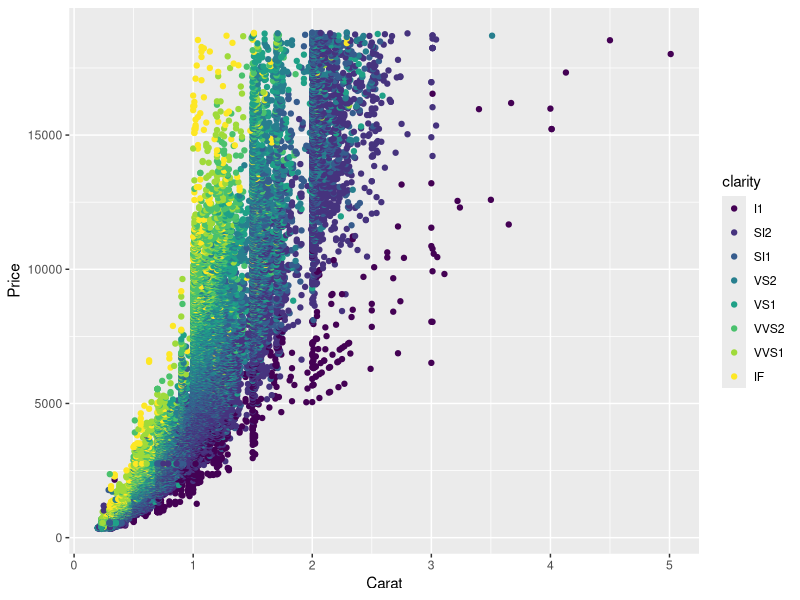
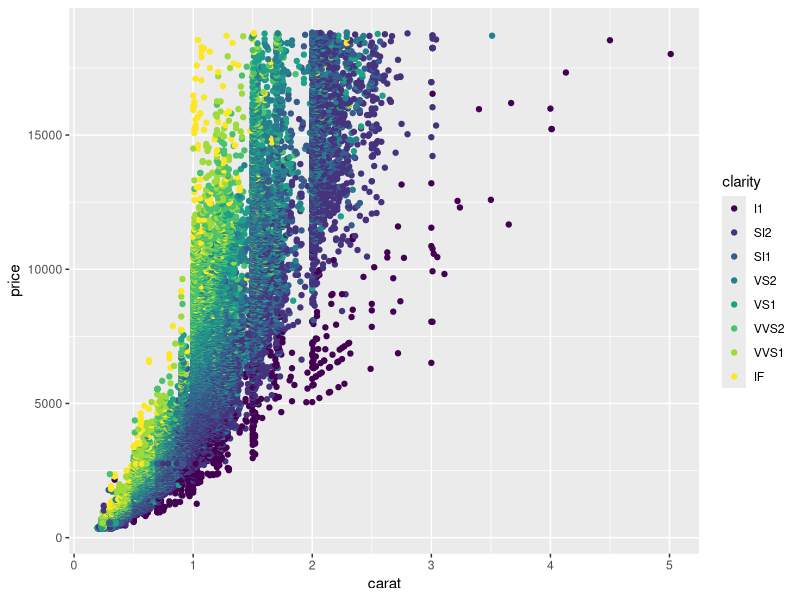
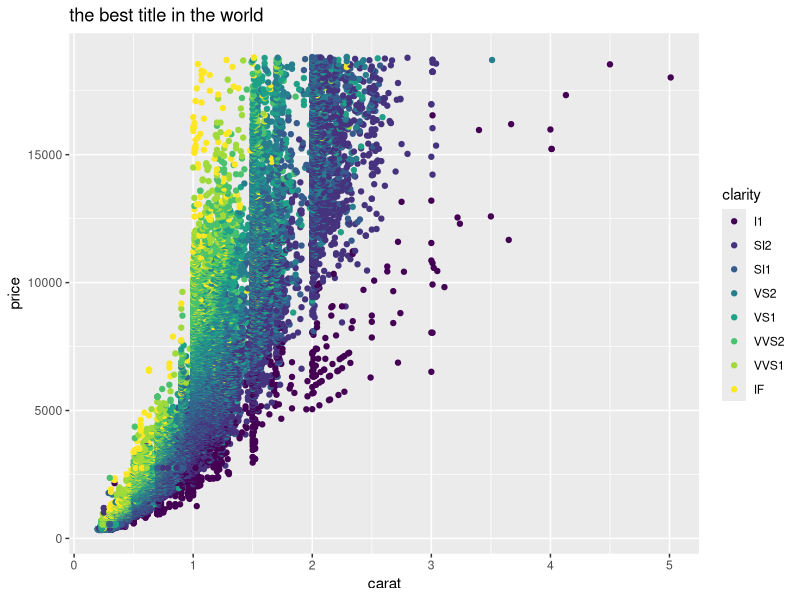

Source code (R) for these figures, in order:
## ---- chunk 1
library(tidyverse)
## ---- chunk 2

ggplot(diamonds, aes(x = carat, y = price)) +
  geom_point(aes(color = clarity)) +
  labs(x = "Carat", y = "Price")


#this is a plot test??


ggplot(diamonds, aes(x = carat, y = price, fill = clarity)) +
  geom_point(aes(color = clarity))

ggplot(diamonds, aes(x = carat, y = price)) +
  geom_point(aes(color = clarity)) + ggtitle("the best title in the world")



